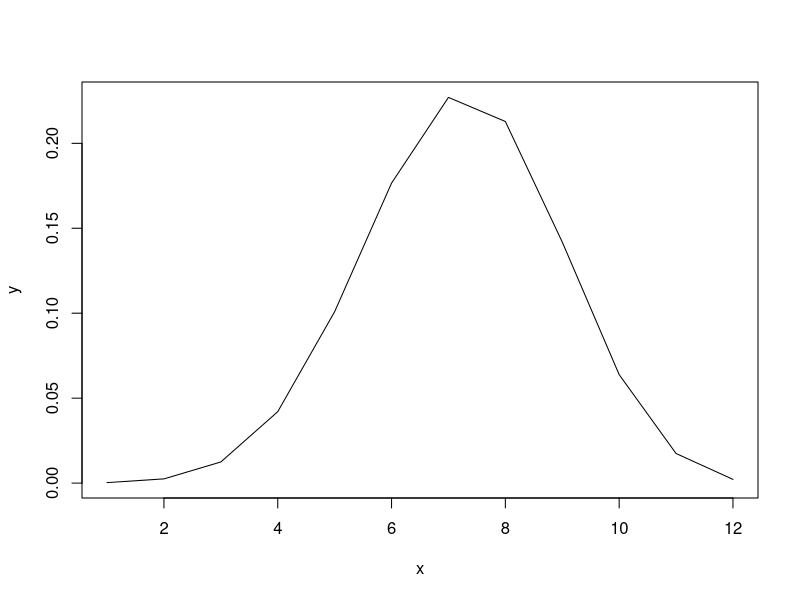
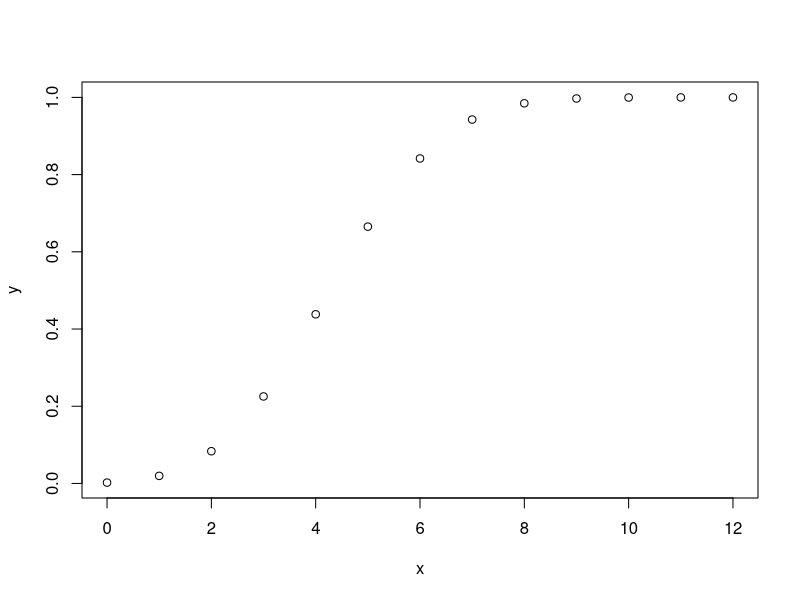
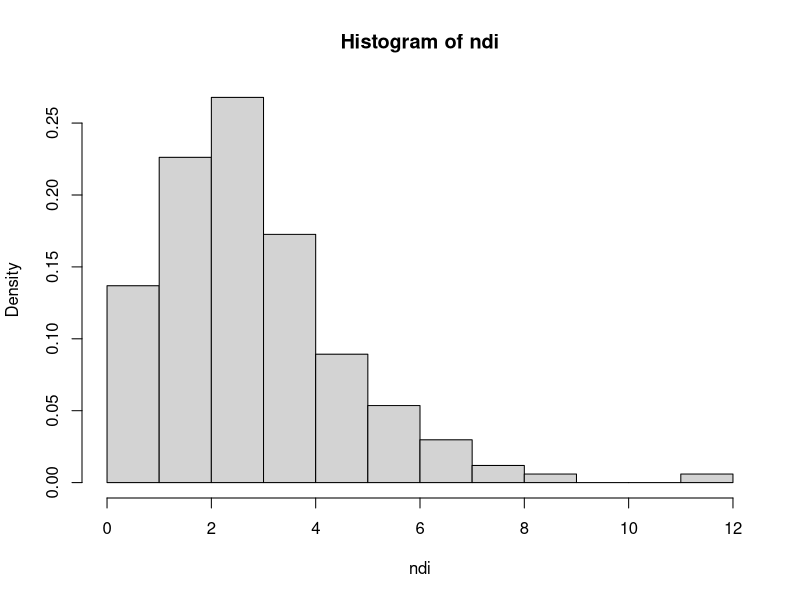
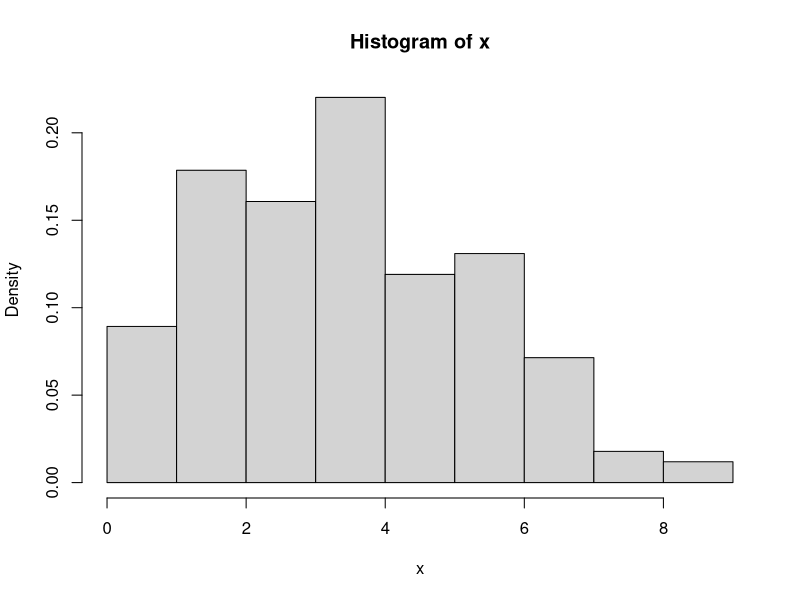
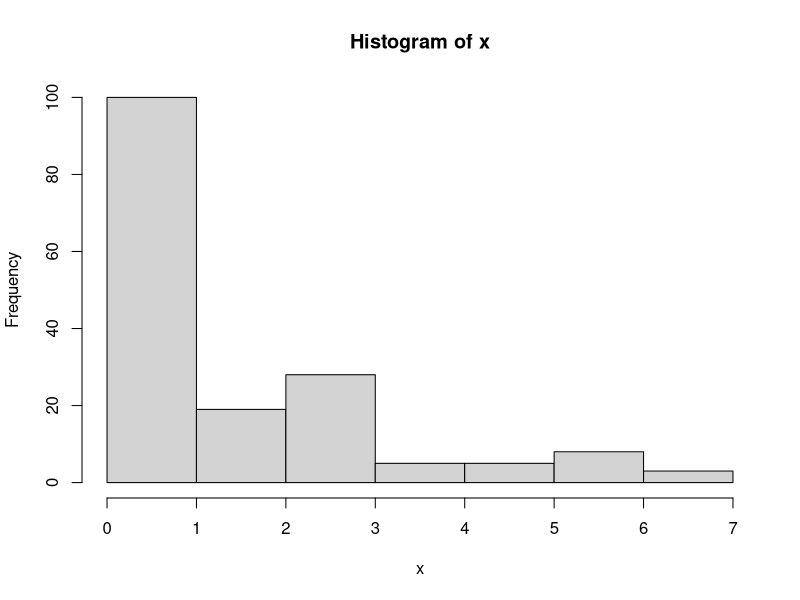
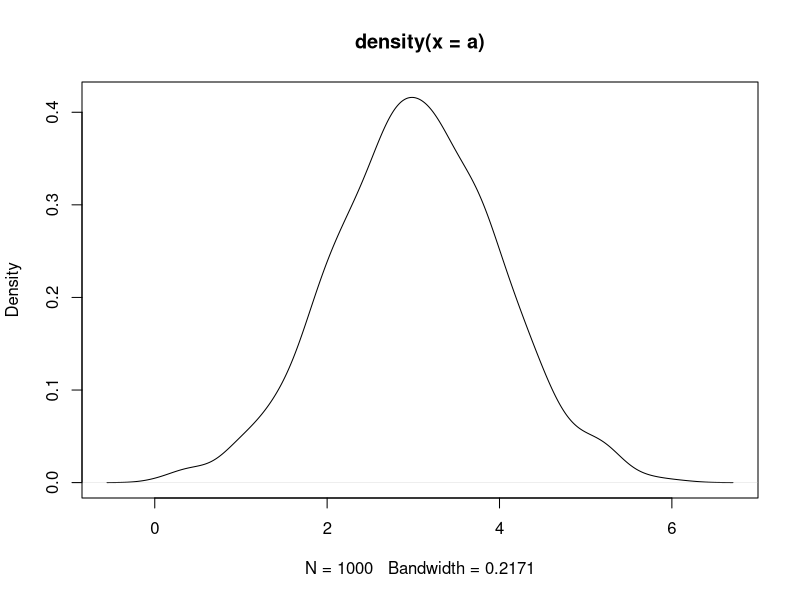

Write the R code that produced these figures, in order.
####Discrete distributions

#binomial 
#dbinomial ::: returns probs
#dbinomail(X=x, n, p)     Pr(X=x; n, p)   x<=n

dbinom(1, 2, 0.5)    #dbinom(x, n, p)

x=c(1:12)
x

y=dbinom(1:12, 12, 0.6)
y
plot(x,y, type="l")


#pbinomial cumulative 
pbinom(7, 12, 0.4)   #Pr(X<=4, 12, 0.4) #Pr(X<=4, 12, 0.4)=0.43  Pr(X=0, 12, 0.4)+Pr(X=1)+..+Pr(X=4)

#=0.44 prob of getting 4 or less successes in 12 tries.

x=c(0:12)
x
y=pbinom(0:12, 12, 0.4)
plot(x,y)


#Example: the chance of making a purchase is 30%. We choose 5 customers at random.
#calculate the prob of 3 customers making a purchase?
dbinom(3,5,0.3)
#calculate the prob of 0, 1,2, 3, 4,5 of them making a purchase?
dbinom(0:5, 5, 0.3)
#calculate the prob 4 or less of them making a purchase?
pbinom(4, 5, 0.3)
#pbinom(0,5,0.3) =dbinom(0,5,0.3)   TRUE / FALSE
pbinom(0:5, 5, 0.3)



#qbinomial is the inverse of pbinomial 
#we choose 12 students at random. 20% of students got A last semester. 
qbinom(0.50, 12, 0.2)   

#rbinomial generates binomial data
#Consider a production company. The chance of producing a defect item is 2%. Suppose the company 
#produces 150 units per hour. Approximate the number defect items for each hour of today (24*7=168 hrs).

#n=150
#p=0.02=2%
#r=24


ndi=rbinom(168, 150, 0.02)
hist(ndi, probability = T)

mean(ndi)

###Poisson distribution # of occurances per unit of time
dpois(2, 4)   #Pr(X=2)   
ppois(4, 4)    #Pr(X<=4)
qpois(0.62, 4)   #quantile(0.62)

#Consider an online shop. On average the shop has 4 visits every hour. Approximate 
# the number visit for the next 24*7=168 *hours 8-9, 9-10, 10-11*.

rpois(168, 4)

x=rpois(168, 4)   #
hist(x, probability = T)


##Geometric distribution #a success in kth try
#x=0,1,2,3,4.... is the failures in the sequences  p(x)=Pr(X=x)=p(1-p)^x
dgeom(2, 0.5)     #FFFS
pgeom(3, 0.5)     
qgeom(0.93, 0.5)

#Consider an online Shop. The chance of making a purchase for each customer 
#visiting is 40%. Approximate the number of customers not making purchase 
# for the next three hours 8-9, 9-10, 10-11:  

rgeom(168, 0.4)



x=rgeom(168, 0.4)    
hist(x)

##Normial distribution 

dnorm(18:60, 26, 6)
pnorm(27, 26, 6)
qnorm(0.60, 26, 6)

#Suppose we want generate 1000 numbers which has normal distribution with mean 
#3, and sd=1
a=rnorm(1000, 3,1)
plot(density(a))



